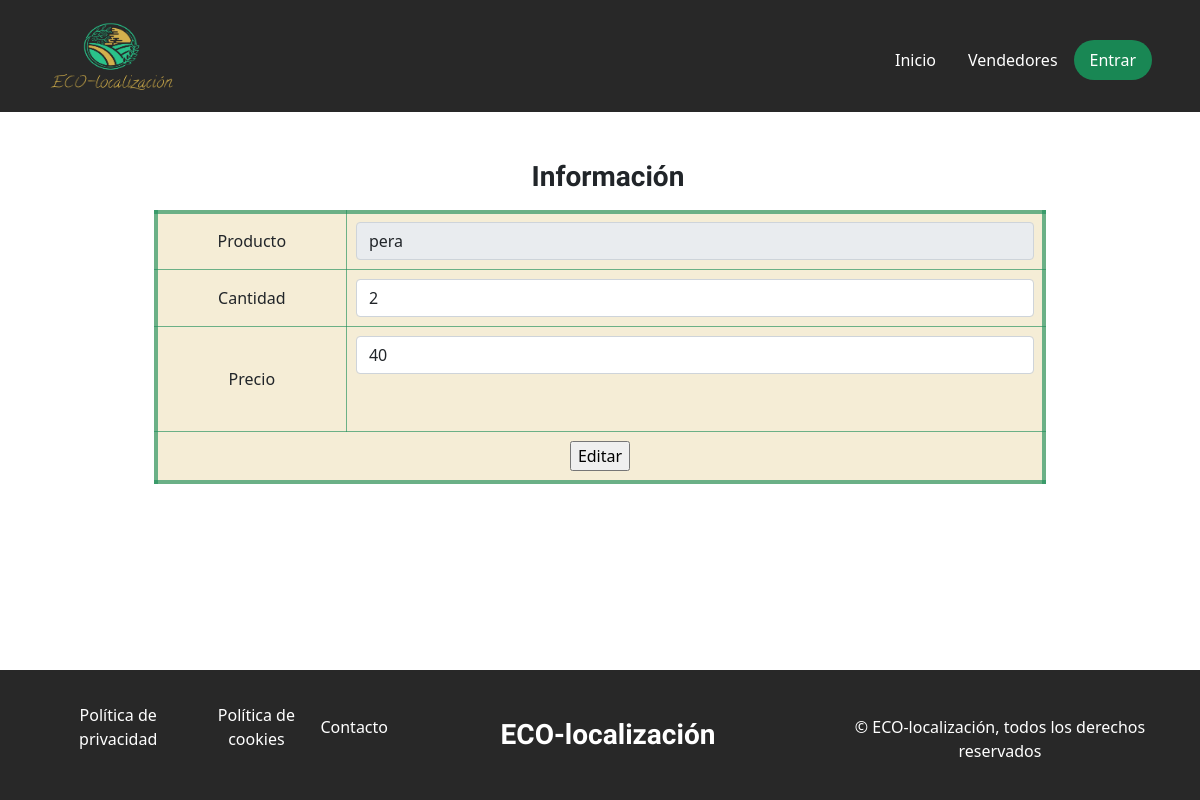
/administracion_productos/editarProducto.php?varId=6, run on an earlier commit of the app's database.
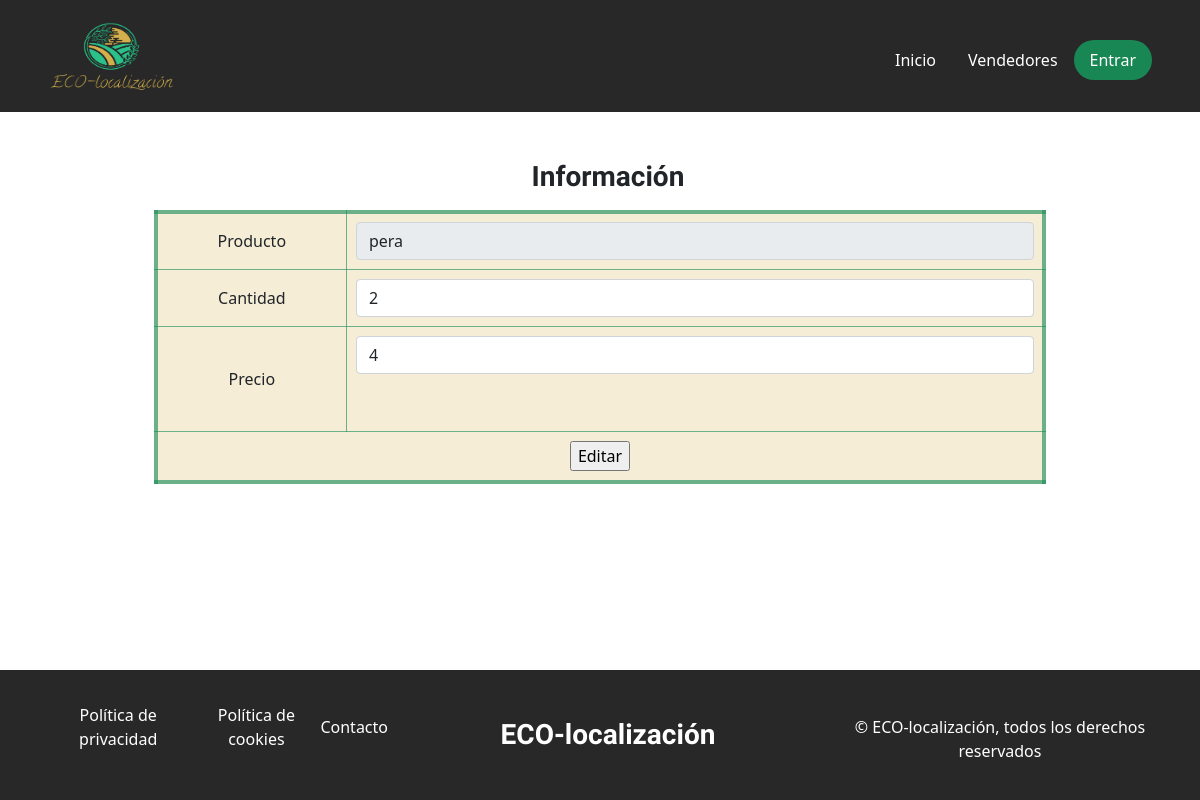
And on a later commit of the database.
### tables this page shows
CREATE TABLE `precios` (
  `id` int(8) NOT NULL,
  `id_vendedor` int(5) NOT NULL,
  `id_producto` int(8) NOT NULL,
  `cantidad` int(8) NOT NULL,
  `precio` float NOT NULL
);

CREATE TABLE `productos` (
  `id` int(8) NOT NULL,
  `producto` varchar(20) NOT NULL
);

### administracion_productos/operacionesGenerales.php (called while the page is built, shortened)
<?php include_once "../php/databaseManagement.inc.php";
    function obtenerProducto($id){
        try {
            $con = new PDO("mysql:host=" . $GLOBALS['servidor'] . ";dbname=" . $GLOBALS['baseDatos'], $GLOBALS['user'], $GLOBALS['pass']);
            $sql = $con->prepare("SELECT precios.id,precios.cantidad,precios.precio,productos.producto from precios,productos WHERE precios.id_producto=productos.id AND precios.id = :id;");
            $sql->bindParam(":id", $id);
            $sql->execute();
            $row = $sql->fetch(PDO::FETCH_ASSOC);
            return $row;
        } catch (PDOException $e) {
            header("location: ../php/error.php");
        }
    }
?>

### administracion_productos/editarProducto.php (the view, shortened to what the changed rows need)
<!DOCTYPE html>
<html lang="es">
<head>
    <link rel="stylesheet" href="../fontawesome-free-5.15.4-web/css/all.min.css">
    <link rel="stylesheet" href="../css/bootstrap.min.css">
    <link rel="stylesheet" href="../css/headers.css">
    <link rel="stylesheet" href="../css/gestiones.css">
</head>
<body>
    <section>
        <?php include "operacionesGenerales.php";
            if (count($_GET) > 0) {
                $id = $_GET["varId"];
                $producto = obtenerProducto($id);
            } else {
                $id = $_POST["id"];
                $producto = obtenerProducto($id);
            }
        ?>
        <article>
            <div class="container">
                <form class="needs-validation form-register" action="confirmarEdicion.php" method="POST" enctype="multipart/form-data" id="formRegistro" novalidate>
                    <table>
                        <tr>
                            <td>
                                <input type="text" class="form-control" name="producto" value='<?php echo $producto["producto"]; ?>' disabled>
                            </td>
                        </tr>
                        <tr>
                            <td>
                                <input type="number" class="form-control" name="cantidad" placeholder="Cantidad" value='<?php echo $producto["cantidad"]; ?>' required>
                            </td>
                        </tr>
                        <tr>
                            <td>
                                <input type="number" class="form-control" name="precio" placeholder="Precio" value='<?php echo $producto["precio"]; ?>' required><br><br>
                            </td>
                        </tr>
                    </table>
                </form>
            </div>
        </article>
    </section>
</body>
</html>

What changed in the data, as far as the page shows it:
changed precios "pera": precio "40" → "4"
